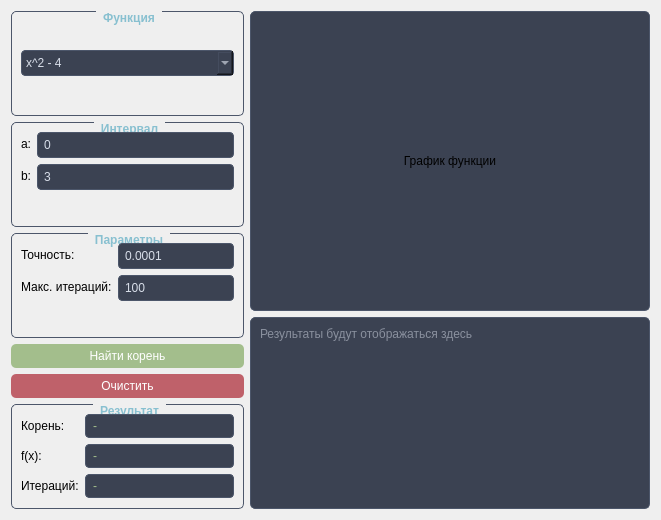
      <widget class="QWidget" name="tabChordMethod">
       <attribute name="title">
        <string>Метод хорд</string>
       </attribute>
       <layout class="QVBoxLayout" name="verticalLayout_7">
        <item>
         <layout class="QHBoxLayout" name="horizontalLayout_2">
          <item>
           <layout class="QVBoxLayout" name="verticalLayout_8">
            <item>
             <widget class="QGroupBox" name="groupBoxFunction">
              <property name="title">
               <string>Функция</string>
              </property>
              <property name="styleSheet">
               <string notr="true">QGroupBox {
    border: 1px solid #4C566A;
    border-radius: 5px;
    margin-top: 1ex;
    font-weight: bold;
    color: #88C0D0;
}

QGroupBox::title {
    subcontrol-origin: margin;
    subcontrol-position: top center;
    padding: 0 5px;
}</string>
              </property>
              <layout class="QVBoxLayout" name="verticalLayout_9">
               <item>
                <widget class="QComboBox" name="comboFunction">
                 <property name="styleSheet">
                  <string notr="true">QComboBox {
    background-color: #3B4252;
    color: #D8DEE9;
    border: 1px solid #4C566A;
    border-radius: 4px;
    padding: 4px;
}</string>
                 </property>
                 <item>
                  <property name="text">
                   <string>x^2 - 4</string>
                  </property>
                 </item>
                 <item>
                  <property name="text">
                   <string>sin(x) - 0.5</string>
                  </property>
                 </item>
                 <item>
                  <property name="text">
                   <string>x^3 - 2*x - 5</string>
                  </property>
                 </item>
                 <item>
                  <property name="text">
                   <string>exp(x) - 3</string>
                  </property>
                 </item>
                 <item>
                  <property name="text">
                   <string>log(x) - 1</string>
                  </property>
                 </item>
                </widget>
               </item>
              </layout>
             </widget>
            </item>
            <item>
             <widget class="QGroupBox" name="groupBoxInterval">
              <property name="title">
               <string>Интервал</string>
              </property>
              <property name="styleSheet">
               <string notr="true">QGroupBox {
    border: 1px solid #4C566A;
    border-radius: 5px;
    margin-top: 1ex;
    font-weight: bold;
    color: #88C0D0;
}

QGroupBox::title {
    subcontrol-origin: margin;
    subcontrol-position: top center;
    padding: 0 5px;
}</string>
              </property>
              <layout class="QFormLayout" name="formLayout">
               <item row="0" column="0">
                <widget class="QLabel" name="labelA">
                 <property name="text">
                  <string>a:</string>
                 </property>
                </widget>
               </item>
               <item row="0" column="1">
                <widget class="QLineEdit" name="editA">
                 <property name="styleSheet">
                  <string notr="true">QLineEdit {
    background-color: #3B4252;
    color: #D8DEE9;
    border: 1px solid #4C566A;
    border-radius: 4px;
    padding: 4px;
}</string>
                 </property>
                 <property name="text">
                  <string>0</string>
                 </property>
                </widget>
               </item>
               <item row="1" column="0">
                <widget class="QLabel" name="labelB">
                 <property name="text">
                  <string>b:</string>
                 </property>
                </widget>
               </item>
               <item row="1" column="1">
                <widget class="QLineEdit" name="editB">
                 <property name="styleSheet">
                  <string notr="true">QLineEdit {
    background-color: #3B4252;
    color: #D8DEE9;
    border: 1px solid #4C566A;
    border-radius: 4px;
    padding: 4px;
}</string>
                 </property>
                 <property name="text">
                  <string>3</string>
                 </property>
                </widget>
               </item>
              </layout>
             </widget>
            </item>
            <item>
             <widget class="QGroupBox" name="groupBoxParams">
              <property name="title">
               <string>Параметры</string>
              </property>
              <property name="styleSheet">
               <string notr="true">QGroupBox {
    border: 1px solid #4C566A;
    border-radius: 5px;
    margin-top: 1ex;
    font-weight: bold;
    color: #88C0D0;
}

QGroupBox::title {
    subcontrol-origin: margin;
    subcontrol-position: top center;
    padding: 0 5px;
}</string>
              </property>
              <layout class="QFormLayout" name="formLayout_2">
               <item row="0" column="0">
                <widget class="QLabel" name="labelEpsilon">
                 <property name="text">
                  <string>Точность:</string>
                 </property>
                </widget>
               </item>
               <item row="0" column="1">
                <widget class="QLineEdit" name="editEpsilon">
                 <property name="styleSheet">
                  <string notr="true">QLineEdit {
    background-color: #3B4252;
    color: #D8DEE9;
    border: 1px solid #4C566A;
    border-radius: 4px;
    padding: 4px;
}</string>
                 </property>
                 <property name="text">
                  <string>0.0001</string>
                 </property>
                </widget>
               </item>
               <item row="1" column="0">
                <widget class="QLabel" name="labelMaxIter">
                 <property name="text">
                  <string>Макс. итераций:</string>
                 </property>
                </widget>
               </item>
               <item row="1" column="1">
                <widget class="QLineEdit" name="editMaxIter">
                 <property name="styleSheet">
                  <string notr="true">QLineEdit {
    background-color: #3B4252;
    color: #D8DEE9;
    border: 1px solid #4C566A;
    border-radius: 4px;
    padding: 4px;
}</string>
                 </property>
                 <property name="text">
                  <string>100</string>
                 </property>
                </widget>
               </item>
              </layout>
             </widget>
            </item>
            <item>
             <widget class="QPushButton" name="btnSolve">
              <property name="styleSheet">
               <string notr="true">QPushButton {
    background-color: #A3BE8C;
    color: white;
    border-radius: 5px;
    padding: 5px;
}
QPushButton:hover {
    background-color: #B9D39C;
}</string>
              </property>
              <property name="text">
               <string>Найти корень</string>
              </property>
             </widget>
            </item>
            <item>
             <widget class="QPushButton" name="btnClear">
              <property name="styleSheet">
               <string notr="true">QPushButton {
    background-color: #BF616A;
    color: white;
    border-radius: 5px;
    padding: 5px;
}
QPushButton:hover {
    background-color: #CF717A;
}</string>
              </property>
              <property name="text">
               <string>Очистить</string>
              </property>
             </widget>
            </item>
            <item>
             <widget class="QGroupBox" name="groupBoxResult">
              <property name="title">
               <string>Результат</string>
              </property>
              <property name="styleSheet">
               <string notr="true">QGroupBox {
    border: 1px solid #4C566A;
    border-radius: 5px;
    margin-top: 1ex;
    font-weight: bold;
    color: #88C0D0;
}

QGroupBox::title {
    subcontrol-origin: margin;
    subcontrol-position: top center;
    padding: 0 5px;
}</string>
              </property>
              <layout class="QFormLayout" name="formLayout_3">
               <item row="0" column="0">
                <widget class="QLabel" name="labelRootText">
                 <property name="text">
                  <string>Корень:</string>
                 </property>
                </widget>
               </item>
               <item row="0" column="1">
                <widget class="QLabel" name="labelRoot">
                 <property name="styleSheet">
                  <string notr="true">QLabel {
    background-color: #3B4252;
    color: #A3BE8C;
    border: 1px solid #4C566A;
    border-radius: 4px;
    padding: 4px;
}</string>
                 </property>
                 <property name="text">
                  <string>-</string>
                 </property>
                </widget>
               </item>
               <item row="1" column="0">
                <widget class="QLabel" name="labelFunctionValueText">
                 <property name="text">
                  <string>f(x):</string>
                 </property>
                </widget>
               </item>
               <item row="1" column="1">
                <widget class="QLabel" name="labelFunctionValue">
                 <property name="styleSheet">
                  <string notr="true">QLabel {
    background-color: #3B4252;
    color: #A3BE8C;
    border: 1px solid #4C566A;
    border-radius: 4px;
    padding: 4px;
}</string>
                 </property>
                 <property name="text">
                  <string>-</string>
                 </property>
                </widget>
               </item>
               <item row="2" column="0">
                <widget class="QLabel" name="labelIterationsText">
                 <property name="text">
                  <string>Итераций:</string>
                 </property>
                </widget>
               </item>
               <item row="2" column="1">
                <widget class="QLabel" name="labelIterations">
                 <property name="styleSheet">
                  <string notr="true">QLabel {
    background-color: #3B4252;
    color: #A3BE8C;
    border: 1px solid #4C566A;
    border-radius: 4px;
    padding: 4px;
}</string>
                 </property>
                 <property name="text">
                  <string>-</string>
                 </property>
                </widget>
               </item>
              </layout>
             </widget>
            </item>
           </layout>
          </item>
          <item>
           <layout class="QVBoxLayout" name="verticalLayout_10">
            <item>
             <widget class="QLabel" name="labelPlot">
              <property name="minimumSize">
               <size>
                <width>400</width>
                <height>300</height>
               </size>
              </property>
              <property name="styleSheet">
               <string notr="true">QLabel {
    background-color: #3B4252;
    border: 1px solid #4C566A;
    border-radius: 5px;
}</string>
              </property>
              <property name="text">
               <string>График функции</string>
              </property>
              <property name="alignment">
               <set>Qt::AlignCenter</set>
              </property>
             </widget>
            </item>
            <item>
             <widget class="QTextEdit" name="textChordOutput">
              <property name="styleSheet">
               <string notr="true">QTextEdit {
    background-color: #3B4252;
    color: #D8DEE9;
    border: 1px solid #4C566A;
    border-radius: 5px;
    padding: 5px;
}</string>
              </property>
              <property name="readOnly">
               <bool>true</bool>
              </property>
              <property name="placeholderText">
               <string>Результаты будут отображаться здесь</string>
              </property>
             </widget>
            </item>
           </layout>
          </item>
         </layout>
        </item>
       </layout>
      </widget>
